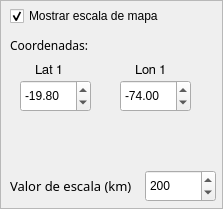
       <widget class="QFrame" name="frame_3">
        <property name="geometry">
         <rect>
          <x>220</x>
          <y>206</y>
          <width>223</width>
          <height>209</height>
         </rect>
        </property>
        <property name="frameShape">
         <enum>QFrame::StyledPanel</enum>
        </property>
        <property name="frameShadow">
         <enum>QFrame::Raised</enum>
        </property>
        <widget class="QDoubleSpinBox" name="val_LAT1_3">
         <property name="geometry">
          <rect>
           <x>20</x>
           <y>80</y>
           <width>71</width>
           <height>32</height>
          </rect>
         </property>
         <property name="minimum">
          <double>-90.000000000000000</double>
         </property>
         <property name="maximum">
          <double>90.000000000000000</double>
         </property>
         <property name="singleStep">
          <double>0.010000000000000</double>
         </property>
         <property name="value">
          <double>-19.800000000000001</double>
         </property>
        </widget>
        <widget class="QLabel" name="Titulo_9">
         <property name="geometry">
          <rect>
           <x>10</x>
           <y>30</y>
           <width>211</width>
           <height>31</height>
          </rect>
         </property>
         <property name="font">
          <font>
           <family>Paytone One</family>
           <weight>50</weight>
           <italic>false</italic>
           <bold>false</bold>
           <kerning>true</kerning>
          </font>
         </property>
         <property name="text">
          <string>&lt;html&gt;&lt;head/&gt;&lt;body&gt;&lt;p&gt;Coordenadas:&lt;/p&gt;&lt;/body&gt;&lt;/html&gt;</string>
         </property>
        </widget>
        <widget class="QLabel" name="Text_lat01_2">
         <property name="geometry">
          <rect>
           <x>35</x>
           <y>60</y>
           <width>41</width>
           <height>21</height>
          </rect>
         </property>
         <property name="font">
          <font>
           <family>FreeSans</family>
           <pointsize>10</pointsize>
           <weight>50</weight>
           <italic>false</italic>
           <bold>false</bold>
           <kerning>true</kerning>
          </font>
         </property>
         <property name="text">
          <string>&lt;html&gt;&lt;head/&gt;&lt;body&gt;&lt;p&gt;Lat 1&lt;/p&gt;&lt;/body&gt;&lt;/html&gt;</string>
         </property>
        </widget>
        <widget class="QLabel" name="Text_escala_mapa">
         <property name="geometry">
          <rect>
           <x>10</x>
           <y>170</y>
           <width>135</width>
           <height>31</height>
          </rect>
         </property>
         <property name="font">
          <font>
           <family>Noto Sans</family>
           <pointsize>10</pointsize>
           <weight>50</weight>
           <italic>false</italic>
           <bold>false</bold>
           <kerning>true</kerning>
          </font>
         </property>
         <property name="text">
          <string>Valor de escala (km)</string>
         </property>
        </widget>
        <widget class="QSpinBox" name="Box_escala_mapa">
         <property name="enabled">
          <bool>true</bool>
         </property>
         <property name="geometry">
          <rect>
           <x>145</x>
           <y>170</y>
           <width>71</width>
           <height>32</height>
          </rect>
         </property>
         <property name="minimum">
          <number>100</number>
         </property>
         <property name="maximum">
          <number>10000</number>
         </property>
         <property name="value">
          <number>200</number>
         </property>
        </widget>
        <widget class="QLabel" name="Text_lon01_2">
         <property name="geometry">
          <rect>
           <x>135</x>
           <y>60</y>
           <width>41</width>
           <height>21</height>
          </rect>
         </property>
         <property name="font">
          <font>
           <family>FreeSans</family>
           <pointsize>10</pointsize>
           <weight>50</weight>
           <italic>false</italic>
           <bold>false</bold>
           <kerning>true</kerning>
          </font>
         </property>
         <property name="text">
          <string>&lt;html&gt;&lt;head/&gt;&lt;body&gt;&lt;p&gt;Lon 1&lt;/p&gt;&lt;/body&gt;&lt;/html&gt;</string>
         </property>
        </widget>
        <widget class="QDoubleSpinBox" name="val_LON1_3">
         <property name="geometry">
          <rect>
           <x>120</x>
           <y>80</y>
           <width>71</width>
           <height>32</height>
          </rect>
         </property>
         <property name="minimum">
          <double>-180.000000000000000</double>
         </property>
         <property name="maximum">
          <double>180.000000000000000</double>
         </property>
         <property name="singleStep">
          <double>0.010000000000000</double>
         </property>
         <property name="value">
          <double>-74.000000000000000</double>
         </property>
        </widget>
        <widget class="QCheckBox" name="check_escala_mapa">
         <property name="enabled">
          <bool>true</bool>
         </property>
         <property name="geometry">
          <rect>
           <x>10</x>
           <y>5</y>
           <width>240</width>
           <height>22</height>
          </rect>
         </property>
         <property name="text">
          <string>Mostrar escala de mapa</string>
         </property>
         <property name="checkable">
          <bool>true</bool>
         </property>
         <property name="checked">
          <bool>true</bool>
         </property>
         <property name="tristate">
          <bool>false</bool>
         </property>
        </widget>
       </widget>
